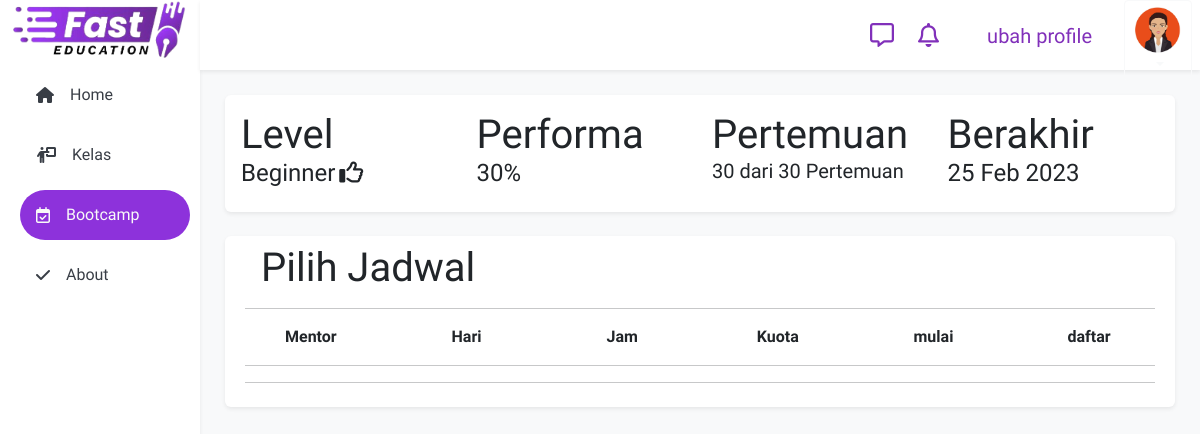
Page /user/bootcamp/jadwal (signed in) on the committed database.
### dashboard/models/setting.py (models this page shows, shortened)
class Setting(models.Model):
    title       = models.CharField(max_length=224)
    sub         = models.TextField()
    icon        = models.FileField(upload_to='landing', blank=True, )
    logo        = models.FileField(upload_to='landing', blank=True, )
    foto        = models.FileField(upload_to='landing', blank=True, )
    fotoadv     = models.FileField(upload_to='landing', blank=True, )
    alamat      = models.CharField(max_length=224, blank=True, )
    telp        = models.CharField(blank=True,max_length=13 )
    email       = models.EmailField(blank=True, )
    ig          = models.CharField(max_length=224, blank=True, )
    fb          = models.CharField(max_length=224, blank=True, )
    tiktok      = models.CharField(max_length=224, blank=True, )
    youtube     = models.CharField(max_length=224, blank=True, )
    komisi_teacher = models.IntegerField(default=70)
    komisi_developer = models.IntegerField(default=7)
    komisi_owner = models.IntegerField(default=23)

### user/models/User.py (models this page shows, shortened)
class Users(models.Model):
    user        = models.ForeignKey(user_root, blank=True, null=True ,on_delete=models.CASCADE, related_name="user_user")
    birth       = models.DateField(null=True, blank=True)
    address     = models.CharField(max_length=224, blank=True)
    photo       = models.FileField(upload_to='photo/profile', blank=True, null=True)
    join        = models.DateField(auto_now_add=True)                           # kapan join
    kelas       = models.IntegerField(default=1)
    testi       = models.TextField(blank=True)
    phone       = models.CharField(max_length=224, blank=True)
    promo       = models.BooleanField(default=False)
    teacher     = models.BooleanField(default=False)
    xp          = models.IntegerField(default=0)
    nyawa       = models.IntegerField(default=0)
    game        = models.IntegerField(default=0)
    mahkota     = models.IntegerField(default=0)
    level       = models.ForeignKey(Level,to_field='name', default='Beginner',on_delete=models.CASCADE, related_name="progress_user")

### dashboard/models/account.py (models this page shows, shortened)
class Level(models.Model):
    name        = models.CharField(max_length=224,  unique=True)
    keterangan  = models.CharField(max_length=224)

class LevelAkun(models.Model):
    name        = models.CharField(max_length=224,  unique=True)
    foto        = models.FileField(upload_to='photo/level', max_length=100, null=True, blank=True)
    keterangan  = models.CharField(max_length=224)
    nyawa       = models.IntegerField(default=0)
    biaya       = models.IntegerField(default=0)
    discount    = models.IntegerField(default=0)
    promo       = models.IntegerField(default=0)
    bestseller  = models.BooleanField(default=False)
    meeting     = models.IntegerField(default=0)
    people      = models.IntegerField(default=0)
    duration    = models.IntegerField(default=1)
    mengulang   = models.BooleanField(default=False)
    ketentuan   = models.CharField(max_length=225, blank=True, null=True)
    materi      = models.CharField(max_length=225, blank=True, null=True)
    bonus       = models.CharField(max_length=225, blank=True, null=True)
    langganan   = models.ForeignKey(Langganan,blank=True, null=True,  on_delete=models.CASCADE, related_name="langganan")

### user/models/Course.py (models this page shows, shortened)
class UserMeeting(models.Model):
    mentor      = models.ForeignKey(user_root, blank=True, null=True,on_delete=models.CASCADE, related_name="mentor_meeting")
    user        = models.ForeignKey(user_root, blank=True, null=True,on_delete=models.CASCADE, related_name="user_meeting")
    room        = models.ForeignKey(Room, blank=True, null=True,on_delete=models.CASCADE, related_name="user_meeting")
    accountlevel= models.ForeignKey(LevelAkun, blank=True, null=True,on_delete=models.CASCADE, related_name="user_meeting")
    start       = models.DateField(auto_now_add=True)
    end         = models.DateField(auto_now=False, auto_now_add=False, blank=True, null=True)
    meetremain  = models.IntegerField(default=0)
    purchased   = models.BooleanField(default=False)
    trx_id      = models.IntegerField(default=0)
    via         = models.CharField(max_length=50, null=True)
    status      = models.CharField(max_length=50, null=True)
    SessionID   = models.CharField(max_length=50)

### user/views/bootcamp.py (the view, shortened to what this page needs)
# urls.py: path('bootcamp/jadwal', bootcamp.jadwal, name="jadwal"),
def jadwal(request):
    meeting                 = UserMeeting.objects.filter(user=request.user, purchased=True).first()
    context["user"]         = Users.objects.get(user=request.user)
    context['mentor']       = Room.objects.filter(level=meeting.accountlevel)
    context['meeting']      = meeting
    return render(request, "user/bootcamp/jadwal.html", context)

### dashboard/templatetags/custom_tags.py (called while the page is built)
@register.simple_tag
def random_int(a, b=None):
    if b is None:
        a, b = 0, a
    return random.randint(a, b)

### dashboard/utils.py (called while the page is built)
def is_date_in_range(request):
    if not request.user.is_authenticated:
        return False
    premium = Premium.objects.filter(user=request.user)
    if not premium.exists():
        return False
    return premium.premium_start <= datetime.now() <= premium.premium_end

def beforeRequest(request):
    if request.user.is_authenticated:
        user = Users.objects.filter(user=request.user.id)
        if not user.exists():
            Users.objects.create(user=request.user)

def config(request):
    beforeRequest(request)
    context = {}
    context['config']   = Setting.objects.get()
    context['me']       = Users.objects.get(user=request.user) if request.user.is_authenticated else ''
    context['premium']  = is_date_in_range(request) if request.user.is_authenticated else False
    context['mentorlist']   = Users.objects.filter(teacher=True)
    return context

### templates/user/bootcamp/jadwal.html (shortened to what this page needs)
{% extends 'dashboard.html' %}
{% load static %}
{% block content %}
<div class="content">
  <div class="bg-white rounded shadow-sm">
    <div class="container p-3">
      <div class="row">
        <div class="col-6 col-md-3">
          <div class="display-6">Level</div>
          <div class="h4 fw-light">{{user.level.name}}<i class="ms-1 fa-regular fa-thumbs-up"></i></div>
        </div>
        <div class="col-6 col-md-3">
          <div class="display-6">Performa</div>
          <div class="h4 fw-light">30%</div>
        </div>
        <div class="col-6 col-md-3">
          <div class="display-6">Pertemuan</div>
          <div class="h5 fw-light">{{meeting.meetremain}} <span class="fw-lighter">dari</span> {{meeting.accountlevel.meeting}} Pertemuan</div>
        </div>
        <div class="col-6 col-md-3">
          <div class="display-6">Berakhir</div>
          <div class="h4 fw-light">{{meeting.end|date:"d M Y"}}</div>
        </div>
      </div>
    </div>
  </div>
  <div class="container shadow-sm mt-4 rounded bg-white p-2">
    <div class="container">
      {% if not meeting.room %}
      <div class="display-6 ms-3">Pilih Jadwal</div>
      <hr>
      <div class="row fw-semibold">
        <div class="col-2 text-center">Mentor</div>
        <div class="col-2 text-center">Hari</div>
        <div class="col-2 text-center">Jam</div>
        <div class="col-2 text-center">Kuota</div>
        <div class="col-2 text-center">mulai</div>
        <div class="col-2 text-center">daftar</div>
      </div>
      <hr>
      {% endif %}
      <hr>
    </div>
  </div>
</div>
{% endblock content %}

### templates/snippets/sidebar.html
<div class="sidebar h6 shadow-sm" id="sidebar">
    <div class="d-none d-md-block"><img src="/media/{{config.icon}}" alt="logo" style="height: 60px;"></div>
    {% if peran == 'user' %}
    <a {% if url == 'index' %}class="active"{% endif %} href="{% url 'user:index' %}"><i class="fas fa-home me-3"></i> <span class="d-none d-sm-block">Home</span></a>
    <a {% if url == 'kelas' %}class="active"{% endif %} href="{% url 'user:kelas' %}"><i class="fa-solid fa-person-chalkboard me-3"></i><span class="d-none d-sm-block">Kelas</span></a>
    <a {% if url == 'bootcamp' %}class="active"{% endif %} href="{% url 'user:bootcamp' %}"><i class="fa-regular fa-calendar-check me-3"></i><span class="d-none d-sm-block">Bootcamp</span></a>
    <a href="#about"><i class="fa-solid fa-check me-3"></i><span class="d-none d-sm-block">About</span></a>
    {% endif %}
</div>

### static/css/dashboard.css (style rules this page uses)
body { margin: 0; }
.sidebar { margin: 0; padding-left: 10px; width: 200px; background-color: #fff; position: fixed; height: 100%; overflow: auto; z-index: 2; }
.sidebar a { display: flex; color: #393E46; padding-left: 16px; padding-right: 16px; margin: 10px; height: 50px; text-decoration: none; align-items: center; border-radius: 30px; transition: background-color .2s; }
.sidebar a.active { background-color: #8D32DB; color: #f8f9f8; }
.content { display: block; position: absolute; top: calc(50% + 70px); left: calc(50% + 200px); transform: translate(calc(-50% - 100px), calc(-50% - 35px)); width: calc(100% - 250px); max-width: 1600px; height:calc(100% - 120px); }

### static/css/style.css (style rules this page uses)
* { font-family: 'Titillium Web', sans-serif; }

### rows in the picture
Setting: icon (picture)
Users: level.name "Beginner"
UserMeeting: meetremain "30", accountlevel.meeting "30", end "25 Feb 2023"
